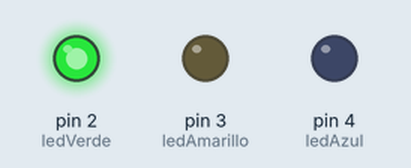
Recording of a sketch running on a simulated Arduino Uno, built with avr-gcc and run on an emulated ATmega328P. Parts: output pins drawn as LEDs (lit = HIGH).

Above: at 0.2 s.
At 0.7 s:
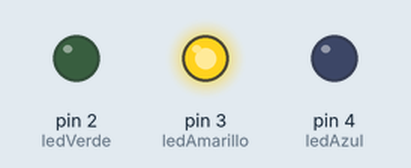
At 2.7 s:
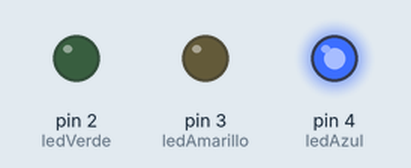
Timing chart, 0 to 3.5 s (numbered marks = the images above):
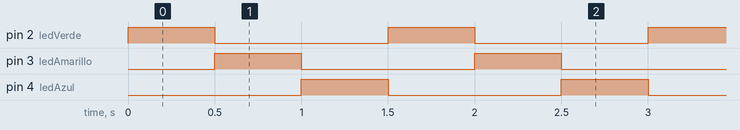

The sketch:

interrupciones1.ino
```cpp
/*
Autor: Roberto Rico Sandoval.
Fille: Interrupción física.
Date: 02/ 01/ 2023
*/

int ledVerde = 2;
int ledAmarillo = 3;
int ledAzul = 4;
int pulsador = 5;

void setup()
{
  pinMode(ledVerde, OUTPUT);
  pinMode(ledAmarillo, OUTPUT);
  pinMode(ledAzul, OUTPUT);
  pinMode(pulsador, INPUT);

  attachInterrupt(pulsador, inter, RISING);
}

void loop()
{
  digitalWrite(ledVerde, HIGH);
  delay(500);
  digitalWrite(ledVerde, LOW);

  digitalWrite(ledAmarillo, HIGH);
  delay(500);
  digitalWrite(ledAmarillo, LOW);

  digitalWrite(ledAzul, HIGH);
  delay(500);
  digitalWrite(ledAzul, LOW);
}

void inter(){

  digitalWrite(ledVerde, HIGH);
  digitalWrite(ledAmarillo, HIGH);
  digitalWrite(ledAzul, HIGH);
  delay(2000);
  digitalWrite(ledVerde, LOW);
  digitalWrite(ledAmarillo, LOW);
  digitalWrite(ledAzul, LOW);
}
```

Measured:
- by itself, pin 2 (ledVerde), pin 3 (ledAmarillo), pin 4 (ledAzul): alternates HIGH for 0.50 s and LOW for 1.0 s
- by itself, everything shown: repeats every 1.5 s, in 4 steps
